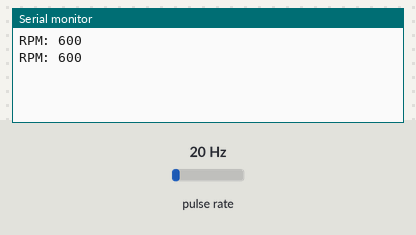
Recording of a sketch running on a simulated Arduino Uno, built with avr-gcc and run on an emulated ATmega328P. On the bench: the last lines printed to the serial monitor. Wiring (inferred from the names in the program): pulse sensor: data pin 2. The inputs (shaded band) are chosen by the test bench; at power-on: pulse rate 20 Hz.

Above: at 1.2 s.
1.3 s: pulse rate (sensor on pin 2) set to 4 Hz
At 1.9 s:
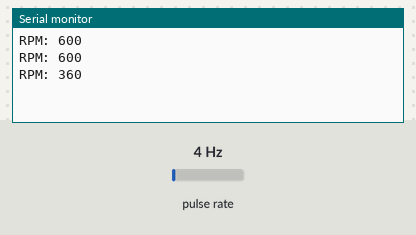
2.8 s: pulse rate (sensor on pin 2) set to 50 Hz
At 2.81 s:
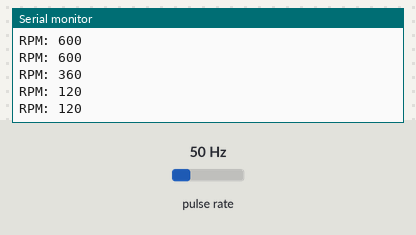
Timing chart, 0 to 5.8 s (numbered marks = the images above; inputs shaded):
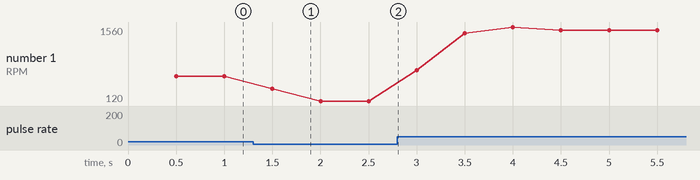

Measured:
- after the input at 1.3 s, the serial monitor: prints a new line after 0.20 s (image 1)
- plotted number 1: 600 → 120 after the input at 1.3 s, 120 → 1440 after the input at 2.8 s

The sketch:

rpm_sensor.ino
```cpp
const int sensorPin = 2;
volatile unsigned int pulseCount = 0;
unsigned long lastTime = 0;
unsigned int rpm = 0;

void countPulse() {
  pulseCount++;
}

void setup() {
  Serial.begin(9600);
  pinMode(sensorPin, INPUT);
  attachInterrupt(digitalPinToInterrupt(sensorPin), countPulse, RISING);
}

void loop() {
  unsigned long currentTime = millis();

  if (currentTime - lastTime >= 500) {
    detachInterrupt(digitalPinToInterrupt(sensorPin));

    rpm = pulseCount * 60;
    pulseCount = 0;
    lastTime = currentTime;

    Serial.print("RPM: ");
    Serial.println(rpm);

    attachInterrupt(digitalPinToInterrupt(sensorPin), countPulse, RISING);
  }

}
```
